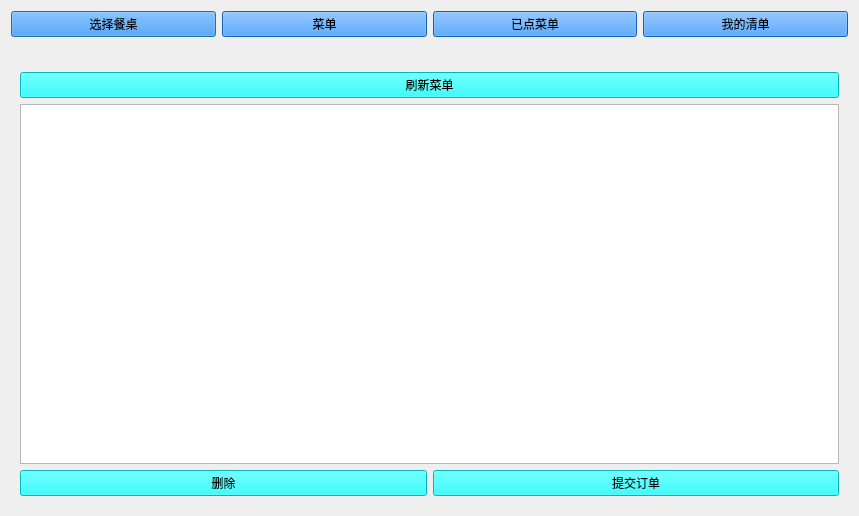
<?xml version="1.0" encoding="UTF-8"?>
<ui version="4.0">
 <class>guest</class>
 <widget class="QDialog" name="guest">
  <property name="geometry">
   <rect>
    <x>0</x>
    <y>0</y>
    <width>859</width>
    <height>516</height>
   </rect>
  </property>
  <property name="windowTitle">
   <string>顾客</string>
  </property>
  <property name="styleSheet">
   <string notr="true">QPushButton{
	background-color: rgb(0, 255, 255);}
QDialog{
	font: 75 11pt &quot;楷体&quot;;
	
	background-image: url(:/image1/图片/640a102f1dee72f8.jpg);
}
</string>
  </property>
  <layout class="QVBoxLayout" name="verticalLayout">
   <item>
    <layout class="QHBoxLayout" name="horizontalLayout">
     <item>
      <widget class="QPushButton" name="pushButton_5">
       <property name="styleSheet">
        <string notr="true">font: 75 12pt &quot;楷体&quot;;
background-color: rgb(25, 136, 255);</string>
       </property>
       <property name="text">
        <string>选择餐桌</string>
       </property>
      </widget>
     </item>
     <item>
      <widget class="QPushButton" name="pushButton">
       <property name="styleSheet">
        <string notr="true">font: 75 12pt &quot;楷体&quot;;
background-color: rgb(25, 136, 255);</string>
       </property>
       <property name="text">
        <string>菜单</string>
       </property>
      </widget>
     </item>
     <item>
      <widget class="QPushButton" name="pushButton_2">
       <property name="styleSheet">
        <string notr="true">font: 75 12pt &quot;楷体&quot;;
background-color: rgb(25, 136, 255);</string>
       </property>
       <property name="text">
        <string>已点菜单</string>
       </property>
      </widget>
     </item>
     <item>
      <widget class="QPushButton" name="pushButton_3">
       <property name="styleSheet">
        <string notr="true">font: 75 12pt &quot;楷体&quot;;
background-color: rgb(25, 136, 255);</string>
       </property>
       <property name="text">
        <string>我的清单</string>
       </property>
      </widget>
     </item>
    </layout>
   </item>
   <item>
    <widget class="QLabel" name="label_10">
     <property name="text">
      <string/>
     </property>
    </widget>
   </item>
   <item>
    <widget class="QStackedWidget" name="stackedWidget">
     <property name="styleSheet">
      <string notr="true">QWidget{
	background-image: url(:/image1/图片/0a26e94e44e0a468.jpg);font: 75 11pt &quot;楷体&quot;;}
</string>
     </property>
     <property name="currentIndex">
      <number>2</number>
     </property>
     <widget class="QWidget" name="page_4">
      <layout class="QHBoxLayout" name="horizontalLayout_6">
       <item>
        <widget class="QTableView" name="tableView"/>
       </item>
       <item>
        <layout class="QVBoxLayout" name="verticalLayout_7">
         <item>
          <spacer name="verticalSpacer">
           <property name="orientation">
            <enum>Qt::Vertical</enum>
           </property>
           <property name="sizeHint" stdset="0">
            <size>
             <width>20</width>
             <height>218</height>
            </size>
           </property>
          </spacer>
         </item>
         <item>
          <widget class="QLabel" name="label_8">
           <property name="text">
            <string>请选择你的座位</string>
           </property>
          </widget>
         </item>
         <item>
          <widget class="QSpinBox" name="spinBox_3"/>
         </item>
         <item>
          <widget class="QPushButton" name="pushButton_6">
           <property name="text">
            <string>确定</string>
           </property>
          </widget>
         </item>
        </layout>
       </item>
      </layout>
     </widget>
     <widget class="QWidget" name="page">
      <layout class="QHBoxLayout" name="horizontalLayout_16">
       <item>
        <layout class="QHBoxLayout" name="horizontalLayout_15">
         <item>
          <layout class="QVBoxLayout" name="verticalLayout_10">
           <item>
            <widget class="QTableView" name="tableView_3">
             <property name="styleSheet">
              <string notr="true">QtableView_3{
	border-image: url(:/image1/图片/888710fe9007609b.jpg);
}</string>
             </property>
            </widget>
           </item>
           <item>
            <spacer name="horizontalSpacer_4">
             <property name="orientation">
              <enum>Qt::Horizontal</enum>
             </property>
             <property name="sizeHint" stdset="0">
              <size>
               <width>588</width>
               <height>20</height>
              </size>
             </property>
            </spacer>
           </item>
          </layout>
         </item>
         <item>
          <layout class="QVBoxLayout" name="verticalLayout_9">
           <item>
            <layout class="QVBoxLayout" name="verticalLayout_2">
             <item>
              <widget class="QPushButton" name="pushButton_16">
               <property name="text">
                <string>显示所有菜</string>
               </property>
              </widget>
             </item>
             <item>
              <widget class="QPushButton" name="pushButton_14">
               <property name="text">
                <string>添加</string>
               </property>
              </widget>
             </item>
             <item>
              <layout class="QHBoxLayout" name="horizontalLayout_4">
               <item>
                <widget class="QLabel" name="label_4">
                 <property name="text">
                  <string>请输入菜品ID</string>
                 </property>
                </widget>
               </item>
               <item>
                <widget class="QLineEdit" name="lineEdit_3"/>
               </item>
              </layout>
             </item>
             <item>
              <layout class="QHBoxLayout" name="horizontalLayout_5">
               <item>
                <widget class="QLabel" name="label_5">
                 <property name="text">
                  <string>请选择您份数</string>
                 </property>
                </widget>
               </item>
               <item>
                <widget class="QSpinBox" name="spinBox"/>
               </item>
              </layout>
             </item>
            </layout>
           </item>
           <item>
            <layout class="QHBoxLayout" name="horizontalLayout_10">
             <item>
              <widget class="QLabel" name="label_12">
               <property name="text">
                <string>类型</string>
               </property>
              </widget>
             </item>
             <item>
              <widget class="QComboBox" name="comboBox"/>
             </item>
            </layout>
           </item>
           <item>
            <spacer name="horizontalSpacer_3">
             <property name="orientation">
              <enum>Qt::Horizontal</enum>
             </property>
             <property name="sizeHint" stdset="0">
              <size>
               <width>178</width>
               <height>20</height>
              </size>
             </property>
            </spacer>
           </item>
          </layout>
         </item>
        </layout>
       </item>
      </layout>
     </widget>
     <widget class="QWidget" name="page_3">
      <layout class="QVBoxLayout" name="verticalLayout_4">
       <item>
        <widget class="QPushButton" name="pushButton_4">
         <property name="text">
          <string>刷新菜单</string>
         </property>
        </widget>
       </item>
       <item>
        <widget class="QTableView" name="tableView_4"/>
       </item>
       <item>
        <layout class="QHBoxLayout" name="horizontalLayout_8">
         <item>
          <widget class="QPushButton" name="pushButton_13">
           <property name="text">
            <string>删除</string>
           </property>
          </widget>
         </item>
         <item>
          <widget class="QPushButton" name="pushButton_17">
           <property name="text">
            <string>提交订单</string>
           </property>
          </widget>
         </item>
        </layout>
       </item>
      </layout>
     </widget>
     <widget class="QWidget" name="page_2">
      <layout class="QVBoxLayout" name="verticalLayout_8">
       <item>
        <layout class="QHBoxLayout" name="horizontalLayout_14">
         <item>
          <spacer name="horizontalSpacer_2">
           <property name="orientation">
            <enum>Qt::Horizontal</enum>
           </property>
           <property name="sizeHint" stdset="0">
            <size>
             <width>728</width>
             <height>20</height>
            </size>
           </property>
          </spacer>
         </item>
         <item>
          <widget class="QPushButton" name="pushButton_9">
           <property name="text">
            <string>服务</string>
           </property>
          </widget>
         </item>
        </layout>
       </item>
       <item>
        <widget class="QTableView" name="tableView_5"/>
       </item>
       <item>
        <layout class="QHBoxLayout" name="horizontalLayout_13">
         <item>
          <layout class="QHBoxLayout" name="horizontalLayout_12">
           <item>
            <widget class="QLabel" name="label_9">
             <property name="text">
              <string>桌号</string>
             </property>
            </widget>
           </item>
           <item>
            <widget class="QLineEdit" name="lineEdit_4"/>
           </item>
          </layout>
         </item>
         <item>
          <spacer name="horizontalSpacer">
           <property name="orientation">
            <enum>Qt::Horizontal</enum>
           </property>
           <property name="sizeHint" stdset="0">
            <size>
             <width>548</width>
             <height>20</height>
            </size>
           </property>
          </spacer>
         </item>
         <item>
          <widget class="QPushButton" name="pushButton_8">
           <property name="text">
            <string>刷新我的菜单</string>
           </property>
          </widget>
         </item>
        </layout>
       </item>
       <item>
        <widget class="QLabel" name="label_2">
         <property name="styleSheet">
          <string notr="true">font: 12pt &quot;楷体&quot;;</string>
         </property>
         <property name="text">
          <string>希望您能对菜品做出评价和建议，以便更好的为您服务</string>
         </property>
        </widget>
       </item>
       <item>
        <layout class="QHBoxLayout" name="horizontalLayout_3">
         <item>
          <widget class="QLabel" name="label_6">
           <property name="text">
            <string/>
           </property>
          </widget>
         </item>
         <item>
          <widget class="QLabel" name="label_7">
           <property name="text">
            <string>菜号</string>
           </property>
          </widget>
         </item>
         <item>
          <widget class="QSpinBox" name="spinBox_2"/>
         </item>
         <item>
          <widget class="QLineEdit" name="lineEdit_2"/>
         </item>
         <item>
          <widget class="QPushButton" name="pushButton_19">
           <property name="text">
            <string>提交评价</string>
           </property>
          </widget>
         </item>
        </layout>
       </item>
       <item>
        <layout class="QVBoxLayout" name="verticalLayout_5">
         <item>
          <layout class="QHBoxLayout" name="horizontalLayout_2">
           <item>
            <widget class="QLabel" name="label">
             <property name="text">
              <string>您一共消费：</string>
             </property>
            </widget>
           </item>
           <item>
            <widget class="QLineEdit" name="lineEdit"/>
           </item>
           <item>
            <widget class="QLabel" name="label_3">
             <property name="text">
              <string>元</string>
             </property>
            </widget>
           </item>
           <item>
            <widget class="QPushButton" name="pushButton_20">
             <property name="text">
              <string>买单</string>
             </property>
            </widget>
           </item>
          </layout>
         </item>
         <item>
          <widget class="QPushButton" name="pushButton_7">
           <property name="text">
            <string>退出登录</string>
           </property>
          </widget>
         </item>
        </layout>
       </item>
      </layout>
     </widget>
     <widget class="QWidget" name="page_5">
      <layout class="QVBoxLayout" name="verticalLayout_6">
       <item>
        <layout class="QHBoxLayout" name="horizontalLayout_9">
         <item>
          <widget class="QTableView" name="tableView_2"/>
         </item>
         <item>
          <layout class="QVBoxLayout" name="verticalLayout_3">
           <item>
            <widget class="QPushButton" name="pushButton_12">
             <property name="text">
              <string>加水</string>
             </property>
            </widget>
           </item>
           <item>
            <widget class="QPushButton" name="pushButton_10">
             <property name="text">
              <string>催菜</string>
             </property>
            </widget>
           </item>
           <item>
            <widget class="QPushButton" name="pushButton_11">
             <property name="text">
              <string>刷新</string>
             </property>
            </widget>
           </item>
          </layout>
         </item>
        </layout>
       </item>
       <item>
        <widget class="QLabel" name="label_14">
         <property name="text">
          <string>希望您能对我们的服务提出建议和评价，以便更好的为您服务</string>
         </property>
        </widget>
       </item>
       <item>
        <layout class="QHBoxLayout" name="horizontalLayout_7">
         <item>
          <widget class="QLabel" name="label_11">
           <property name="text">
            <string>对服务员评价</string>
           </property>
          </widget>
         </item>
         <item>
          <widget class="QLineEdit" name="lineEdit_5"/>
         </item>
         <item>
          <widget class="QPushButton" name="pushButton_15">
           <property name="text">
            <string>提交</string>
           </property>
          </widget>
         </item>
        </layout>
       </item>
       <item>
        <layout class="QHBoxLayout" name="horizontalLayout_11">
         <item>
          <widget class="QLabel" name="label_13">
           <property name="text">
            <string>对厨师评价</string>
           </property>
          </widget>
         </item>
         <item>
          <widget class="QLineEdit" name="lineEdit_6"/>
         </item>
         <item>
          <widget class="QPushButton" name="pushButton_18">
           <property name="text">
            <string>提交</string>
           </property>
          </widget>
         </item>
        </layout>
       </item>
      </layout>
     </widget>
    </widget>
   </item>
  </layout>
 </widget>
 <resources/>
 <connections/>
</ui>
